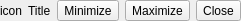
<?xml version="1.0" encoding="UTF-8"?>
<ui version="4.0">
 <class>GTitleWindowShape</class>
 <widget class="QWidget" name="GTitleWindowShape">
  <property name="geometry">
   <rect>
    <x>0</x>
    <y>0</y>
    <width>212</width>
    <height>21</height>
   </rect>
  </property>
  <property name="minimumSize">
   <size>
    <width>0</width>
    <height>0</height>
   </size>
  </property>
  <property name="windowTitle">
   <string>Form</string>
  </property>
  <layout class="QGridLayout" name="gridLayout">
   <property name="leftMargin">
    <number>0</number>
   </property>
   <property name="topMargin">
    <number>0</number>
   </property>
   <property name="rightMargin">
    <number>0</number>
   </property>
   <property name="bottomMargin">
    <number>0</number>
   </property>
   <item row="0" column="0">
    <layout class="QHBoxLayout" name="m_mainLayout" stretch="0,1,0,0,0">
     <item>
      <widget class="QLabel" name="m_iconLabel">
       <property name="text">
        <string>icon</string>
       </property>
      </widget>
     </item>
     <item>
      <widget class="QLabel" name="m_titleLabel">
       <property name="text">
        <string>Title</string>
       </property>
      </widget>
     </item>
     <item>
      <widget class="QToolButton" name="m_minimizeButton">
       <property name="cursor">
        <cursorShape>PointingHandCursor</cursorShape>
       </property>
       <property name="text">
        <string>Minimize</string>
       </property>
      </widget>
     </item>
     <item>
      <widget class="QToolButton" name="m_maximizeButton">
       <property name="cursor">
        <cursorShape>PointingHandCursor</cursorShape>
       </property>
       <property name="text">
        <string>Maximize</string>
       </property>
      </widget>
     </item>
     <item>
      <widget class="QToolButton" name="m_closeButton">
       <property name="cursor">
        <cursorShape>PointingHandCursor</cursorShape>
       </property>
       <property name="text">
        <string>Close</string>
       </property>
      </widget>
     </item>
    </layout>
   </item>
  </layout>
 </widget>
 <resources/>
 <connections/>
</ui>
